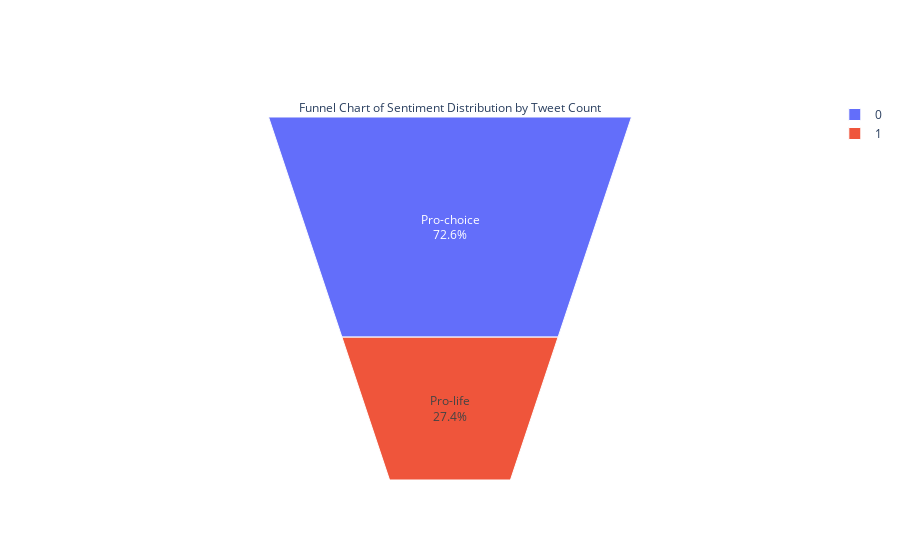

Write notebook code for a chart like this one.
### Code cell
#Plot funnel chart
fig = go.Figure(go.Funnelarea(
    text =temp.sentiments,
    values = temp.text,
    title = {"position": "top center", "text": "Funnel Chart of Sentiment Distribution by Tweet Count"}
    ))
fig.show()

### Figure 1 — Plotly figure (JSON) as saved in the notebook; plotly's stock layout.template omitted (floating-point values rounded to 4 significant figures)
{"data": [{"text": ["Pro-choice", "Pro-life"], "title": {"position": "top center", "text": "Funnel Chart of Sentiment Distribution by Tweet Count"}, "type": "funnelarea", "values": [744, 281]}], "layout": {}}
